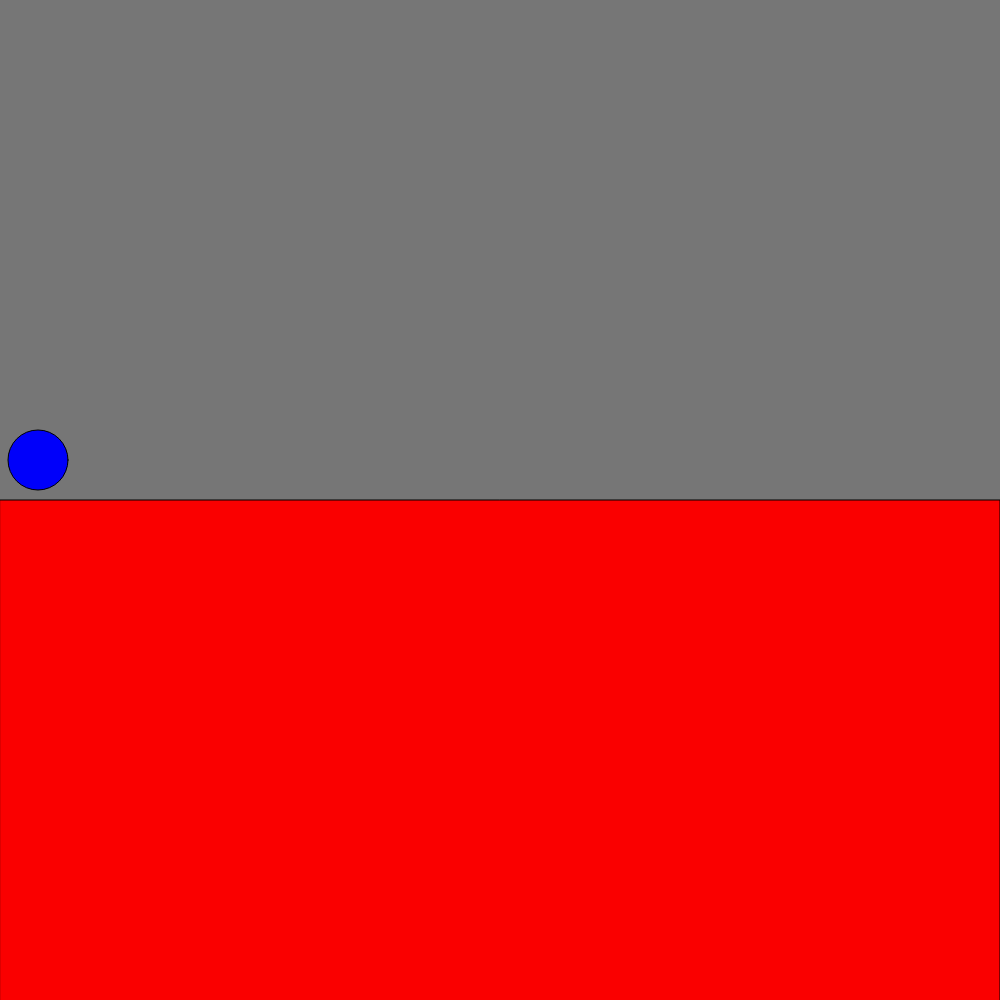
Frame 1 (no input)
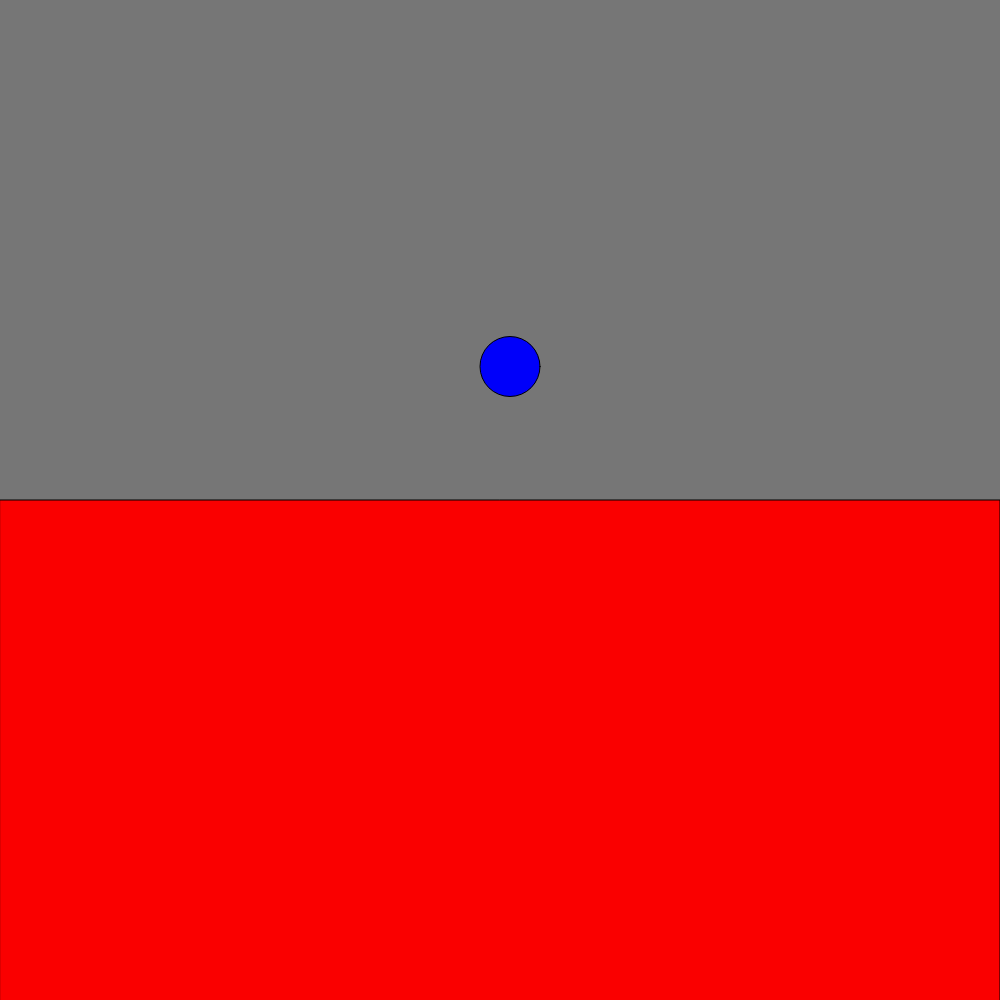
Frame 60 (no input)
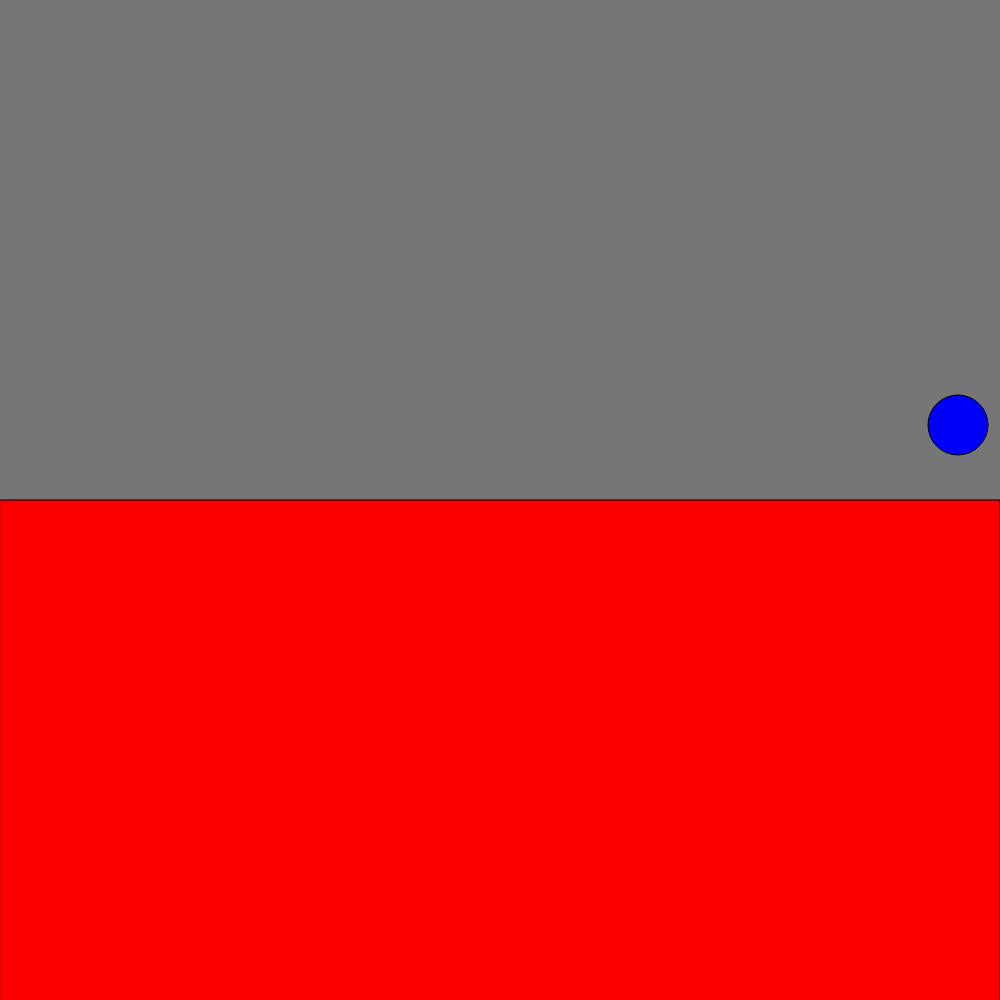
Frame 120 (the mouse pressed at the canvas centre since frame 60)

The p5.js sketch that drew these frames (run headless with seeded random() and noise() and a simulated clock; from frame 60 on, the mouse is pressed at the canvas centre):

// p5.js sketch
// ── sketch.js
let bolinha; 
const WIDTH = 1000;
const HEIGHT = 1000;
//let startDate = new Date();

function setup() {
  createCanvas(WIDTH, HEIGHT);
  bolinha = new Ball(30);
}

function draw() {
  background(118);
  bolinha.update();
  bolinha.display();
}

class Ball {
  constructor(raio) {
    this.raio = raio;
    this.posicao = new createVector(raio, HEIGHT/2 - raio);
    this.velocidade = new createVector(8, -10);
    this.gravidade = new createVector(0, 0.5);
  }
  
  update() {
    this.posicao.add(this.velocidade);
    if((this.posicao.x + this.raio) > WIDTH ||
      this.posicao.x == this.raio){
//    console.log(`DATE: ${new Date() - startDate}`);
      this.velocidade.x *= -1;
    }
    if((this.posicao.y + this.raio) > HEIGHT/2){
      this.velocidade.y *= -1;
      this.posicao.y = HEIGHT/2 - this.raio;
    }
    this.velocidade.add(this.gravidade);
    
  }
  display() {
//  if (frameCount == 0) {
//     startDate = new Date().getMilliseconds();
//  }
    fill(250, 0, 0);
    rect(0, HEIGHT/2, WIDTH, HEIGHT)
    fill(0, 0, 250);
    ellipse(this.posicao.x, this.posicao.y, this.raio*2, this.raio*2);
  }
}
